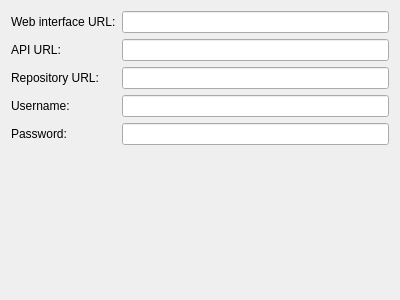
<?xml version="1.0" encoding="UTF-8"?>
<ui version="4.0">
 <class>WizardPage</class>
 <widget class="QWizardPage" name="WizardPage">
  <property name="geometry">
   <rect>
    <x>0</x>
    <y>0</y>
    <width>400</width>
    <height>300</height>
   </rect>
  </property>
  <property name="windowTitle">
   <string>WizardPage</string>
  </property>
  <property name="locale">
   <locale language="English" country="UnitedStates"/>
  </property>
  <property name="title">
   <string>Server configuration</string>
  </property>
  <property name="subTitle">
   <string>Enter the 3 URL required to access this server.</string>
  </property>
  <attribute name="pageId">
   <string notr="true">2</string>
  </attribute>
  <layout class="QFormLayout" name="formLayout">
   <item row="0" column="0">
    <widget class="QLabel" name="label">
     <property name="text">
      <string>Web interface URL:</string>
     </property>
    </widget>
   </item>
   <item row="0" column="1">
    <widget class="QLineEdit" name="webUrlLineEdit"/>
   </item>
   <item row="2" column="1">
    <widget class="QLineEdit" name="apiUrlLineEdit"/>
   </item>
   <item row="4" column="1">
    <widget class="QLineEdit" name="repoUrlLineEdit"/>
   </item>
   <item row="2" column="0">
    <widget class="QLabel" name="label_2">
     <property name="text">
      <string>API URL:</string>
     </property>
    </widget>
   </item>
   <item row="4" column="0">
    <widget class="QLabel" name="label_3">
     <property name="text">
      <string>Repository URL:</string>
     </property>
    </widget>
   </item>
   <item row="6" column="0">
    <widget class="QLabel" name="label_5">
     <property name="text">
      <string>Username:</string>
     </property>
    </widget>
   </item>
   <item row="7" column="0">
    <widget class="QLabel" name="label_4">
     <property name="text">
      <string>Password:</string>
     </property>
    </widget>
   </item>
   <item row="6" column="1">
    <widget class="QLineEdit" name="usernameLineEdit"/>
   </item>
   <item row="7" column="1">
    <widget class="QLineEdit" name="passwordLineEdit"/>
   </item>
  </layout>
 </widget>
 <resources/>
 <connections/>
</ui>
